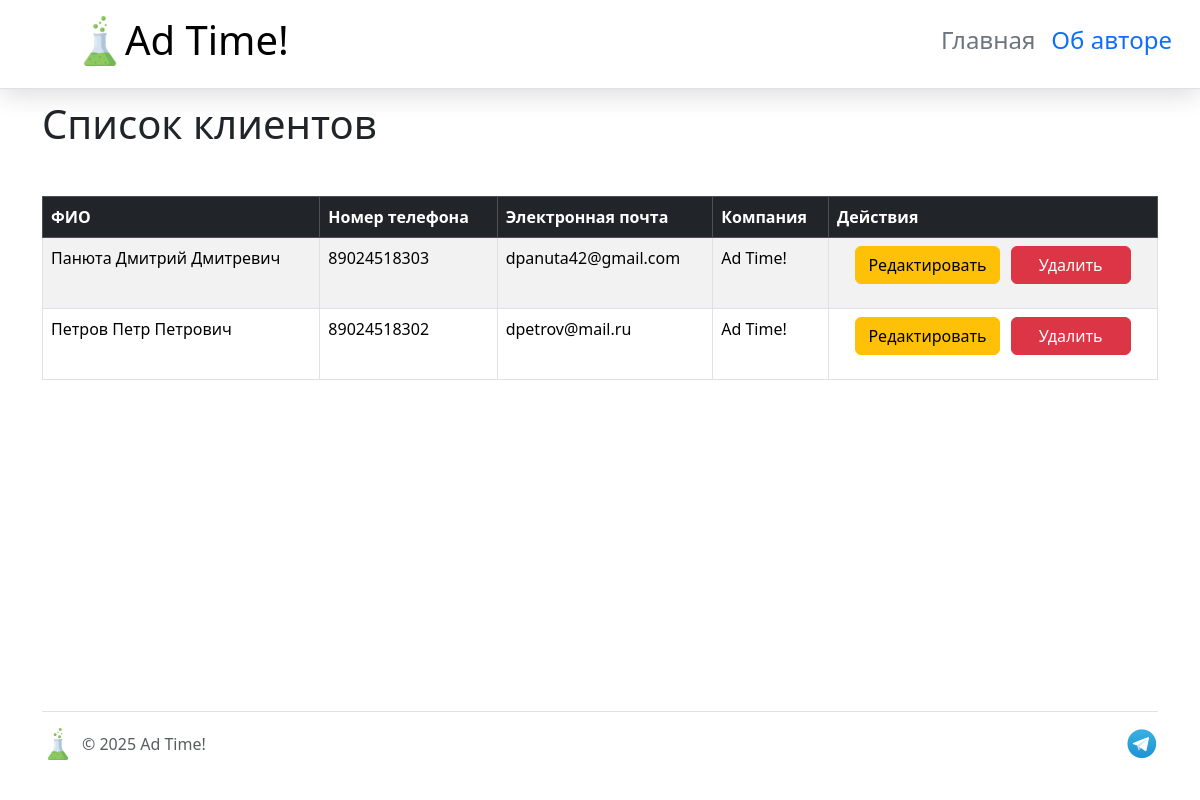
Page /list-customers on the earlier database version.
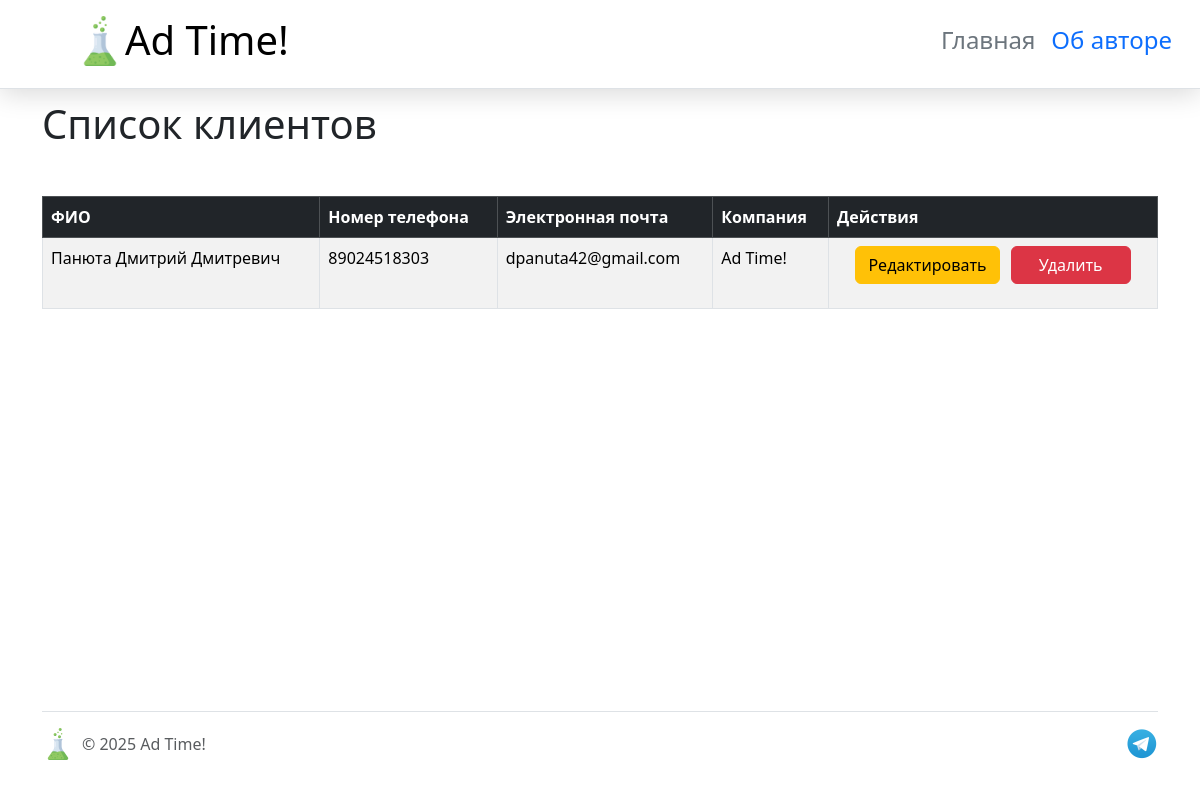
Same page on the later database version.
### models.py (models this page shows, shortened)
class Customer(db.Model):
    __tablename__ = 'customers'
    id = db.Column(db.Integer, primary_key=True)
    name = db.Column(db.String(125), nullable=False)
    date_of_birth = db.Column(db.Date)
    phone_number = db.Column(
        db.String(11), nullable=False, unique=True)
    email = db.Column(db.String(100))
    company = db.Column(db.String(100))

### app.py (the view)
@app.route('/list-customers')
def list_customers():
    customers = Customer.query.all()
    return render_template('list_customers.html', customers=customers)

### templates/list_customers.html (shortened to what this page needs)
{% extends 'base.html' %}
{% block content %}
<h1>Список клиентов</h1>
<table class="table mt-5 table-bordered table-striped table-hover">
    <thead class="table-dark">
        <tr>
            <th>ФИО</th>
            <th>Номер телефона</th>
            <th>Электронная почта</th>
            <th>Компания</th>
            <th>Действия</th>
        </tr>
    </thead>
    <tbody>
        {% for customer in customers %}
        <tr>
            <td>{{ customer.name }}</td>
            <td>{{ customer.phone_number }}</td>
            <td>{{ customer.email }}</td>
            <td>{{ customer.company }}</td>
            <td class="text-center">
                <div class="btn-group" role="group">
                    <a href="{{ url_for('update_customer', customer_id=customer.id) }}" class="btn btn-warning rounded">Редактировать</a>
                    <a href="{{ url_for('delete_customer', customer_id=customer.id) }}"
                    class="btn btn-danger rounded"
                    onclick="return confirm('Вы уверены, что хотите удалить этого клиента?')">Удалить</a>
                </div>
            </td>
        </tr>
        {% endfor %}
        </html>
{% endblock %}

Differences in the rows shown:
removed Customer: name "Петров Петр Петрович", phone_number "89024518302", email "dpetrov@mail.ru", company "Ad Time!"
